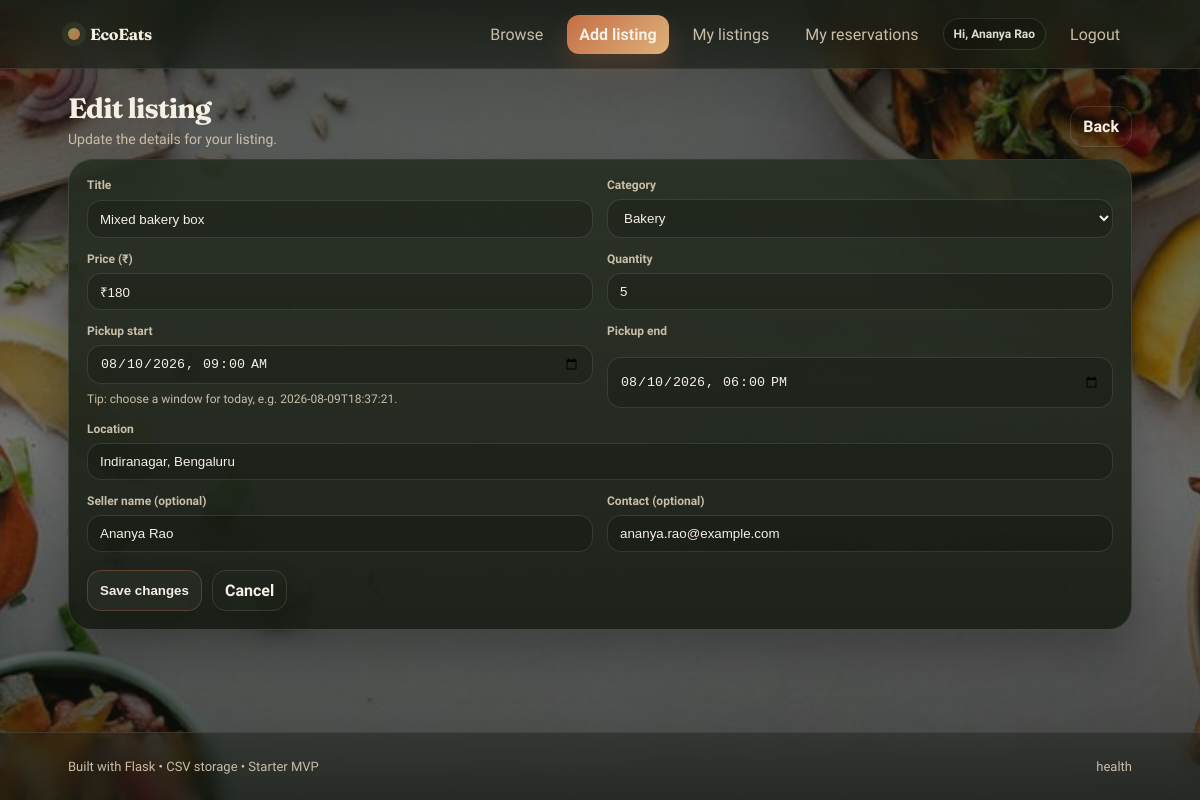
The page /listings/lst001/edit (signed in) on the database its author committed.
### db.py (models this page shows)
class User(UserMixin, db.Model):
    __tablename__ = "users"
    id = db.Column(db.Integer, primary_key=True)
    email = db.Column(db.String(190), unique=True, nullable=False, index=True)
    name = db.Column(db.String(120), nullable=False)
    password_hash = db.Column(db.String(255), nullable=False)
    role = db.Column(db.String(30), nullable=False, default="buyer")  # buyer | seller
    created_at = db.Column(db.DateTime, nullable=False, default=lambda: datetime.now(timezone.utc), index=True)

class Listing(db.Model):
    __tablename__ = "listings"
    id = db.Column(db.String(32), primary_key=True)
    seller_id = db.Column(db.Integer, db.ForeignKey("users.id"), nullable=True, index=True)
    title = db.Column(db.String(140), nullable=False)
    category = db.Column(db.String(60), nullable=False)
    price = db.Column(db.String(20), nullable=False)
    quantity = db.Column(db.Integer, nullable=False, default=1)
    pickup_start = db.Column(db.String(32), nullable=False)  # ISO-like string (from datetime-local)
    pickup_end = db.Column(db.String(32), nullable=False)
    location = db.Column(db.String(140), nullable=False)
    seller_name = db.Column(db.String(140), nullable=False, default="")
    seller_contact = db.Column(db.String(140), nullable=False, default="")
    status = db.Column(db.String(16), nullable=False, default="available", index=True)
    created_at = db.Column(db.DateTime, nullable=False, default=lambda: datetime.now(timezone.utc), index=True)
    seller = db.relationship("User", lazy="joined", foreign_keys=[seller_id])

### app.py (the view)
    @app.get("/listings/<listing_id>/edit")
    @login_required
    def edit_listing(listing_id: str):
        if current_user.role != "seller":
            flash("Only sellers can edit listings.", "error")
            return redirect(url_for("listings"))
        listing = db.session.get(Listing, listing_id)
        if not listing:
            flash("Listing not found.", "error")
            return redirect_back()
        if listing.seller_id != int(current_user.get_id()):
            flash("You can only edit your own listings.", "error")
            return redirect_back()
        form = {
            "title": listing.title,
            "category": listing.category,
            "price": listing.price,
            "quantity": str(listing.quantity),
            "pickup_start": listing.pickup_start,
            "pickup_end": listing.pickup_end,
            "location": listing.location,
            "seller_name": listing.seller_name,
            "seller_contact": listing.seller_contact,
        }
        return render_template(
            "add_listing.html",
            form=form,
            now_local=local_now_str(),
            page_title="Edit listing",
            page_subtitle="Update the details for your listing.",
            submit_label="Save changes",
            cancel_url=url_for("my_listings"),
            action_url=url_for("update_listing", listing_id=listing.id),
        )

### app.py (called while the page is built)
def generate_csrf_token() -> str:
    token = session.get(CSRF_SESSION_KEY)
    if not token:
        token = secrets.token_urlsafe(32)
        session[CSRF_SESSION_KEY] = token
    return token

def local_now_str() -> str:
    now = datetime.now().replace(microsecond=0)
    return now.isoformat()

### templates/add_listing.html (shortened to what this page needs)
{% extends "base.html" %}
{% block content %}
  <section class="pageHead">
    <div>
      <h1 class="pageHead__title">{{ page_title or "Add a listing" }}</h1>
      <p class="pageHead__subtitle">{{ page_subtitle or "Post surplus food for nearby people to reserve." }}</p>
    </div>
    <div class="pageHead__actions">
      <a class="btn btn--ghost" href="{{ cancel_url or url_for('listings') }}">Back</a>
    </div>
  </section>
  <section class="card formCard">
    <form method="post" action="{{ action_url or url_for('create_listing_route') }}" class="form">
      <div class="grid grid--2">
        <div class="field">
          <label class="label" for="title">Title</label>
          <input class="input" id="title" name="title" placeholder="Mixed bakery box" value="{{ form.get('title','') }}" required />
        </div>
        <div class="field">
          <label class="label" for="category">Category</label>
          <select class="select" id="category" name="category" required>
            {% set cat = form.get('category','') %}
            {% for c in ["Bakery","Prepared Meals","Produce","Dairy","Snacks","Other"] %}
              <option value="{{ c }}" {% if cat == c %}selected{% endif %}>{{ c }}</option>
            {% endfor %}
          </select>
        </div>
      </div>
      <div class="grid grid--2">
        <div class="field">
          <label class="label" for="price">Price (₹)</label>
          <input class="input" id="price" name="price" inputmode="decimal" placeholder="4.99" value="{{ form.get('price','') }}" required />
        </div>
        <div class="field">
          <label class="label" for="quantity">Quantity</label>
          <input class="input" id="quantity" name="quantity" inputmode="numeric" placeholder="10" value="{{ form.get('quantity','') }}" required />
        </div>
      </div>
      <div class="grid grid--2">
        <div class="field">
          <label class="label" for="pickup_start">Pickup start</label>
          <input class="input" id="pickup_start" name="pickup_start" type="datetime-local"
                 value="{{ form.get('pickup_start','') }}" required />
          <div class="hint">Tip: choose a window for today, e.g. {{ now_local }}.</div>
        </div>
        <div class="field">
          <label class="label" for="pickup_end">Pickup end</label>
          <input class="input" id="pickup_end" name="pickup_end" type="datetime-local"
                 value="{{ form.get('pickup_end','') }}" required />
        </div>
      </div>
      <div class="field">
        <label class="label" for="location">Location</label>
        <input class="input" id="location" name="location" placeholder="Indiranagar, Bengaluru" value="{{ form.get('location','') }}" required />
      </div>
      <div class="grid grid--2">
        <div class="field">
          <label class="label" for="seller_name">Seller name (optional)</label>
          <input class="input" id="seller_name" name="seller_name" placeholder="Green Leaf Café" value="{{ form.get('seller_name','') }}" />
        </div>
        <div class="field">
          <label class="label" for="seller_contact">Contact (optional)</label>
          <input class="input" id="seller_contact" name="seller_contact" placeholder="phone or email" value="{{ form.get('seller_contact','') }}" />
        </div>
      </div>
      <div class="form__actions">
        <button class="btn btn--primary" type="submit">{{ submit_label or "Create listing" }}</button>
        <a class="btn btn--ghost" href="{{ cancel_url or url_for('listings') }}">Cancel</a>
      </div>
    </form>
  </section>
{% endblock %}

### templates/base.html (shortened to what this page needs)
<!doctype html>
<html lang="en">
  <head>
    <link rel="stylesheet" href="{{ url_for('static', filename='styles.css') }}" />
  </head>
  <body>
    <header class="header">
      <div class="container header__inner">
        <a class="brand" href="{{ url_for('home') }}">
          <span class="brand__dot"></span>
          <span class="brand__name">EcoEats</span>
        </a>
        <nav class="nav">
          <a class="nav__link" href="{{ url_for('listings') }}">Browse</a>
          {% if current_user.is_authenticated %}
            {% if current_user.role == "seller" %}
              <a class="nav__link nav__link--primary" href="{{ url_for('new_listing') }}">Add listing</a>
              <a class="nav__link" href="{{ url_for('my_listings') }}">My listings</a>
            {% endif %}
            <a class="nav__link" href="{{ url_for('my_reservations') }}">My reservations</a>
            <span class="nav__pill">Hi, {{ current_user.name }}</span>
            <form class="nav__form" method="post" action="{{ url_for('logout') }}">
              <button class="nav__link" type="submit">Logout</button>
            </form>
          {% else %}
            <a class="nav__link" href="{{ url_for('login') }}">Login</a>
            <a class="nav__link nav__link--primary" href="{{ url_for('signup') }}">Sign up</a>
          {% endif %}
        </nav>
      </div>
    </header>
    <main class="container">
      {% block content %}{% endblock %}
    </main>
    <footer class="footer">
      <div class="container footer__inner">
        <div class="footer__copy">Built with Flask • CSV storage • Starter MVP</div>
        <div class="footer__links">
          <a href="{{ url_for('health') }}">health</a>
        </div>
      </div>
    </footer>
  </body>
</html>

### rows shown on the page
User: name "Ananya Rao"
Listing: title "Mixed bakery box", category "Bakery", price "₹180", pickup_start "08/10/2026 09:00", pickup_end "08/10/2026 18:00", location "Indiranagar, Bengaluru", seller_name "Ananya Rao", seller_contact "ananya.rao@example.com"

### other values the page prints
{{ page_title or "Add a listing" }} "Edit listing"
{{ page_subtitle or "Post surplus food for nearby people to reserve." }} "Update the details for your listing."
{{ now_local }} "2026-08-09T18:37:21"
{{ submit_label or "Create listing" }} "Save changes"
